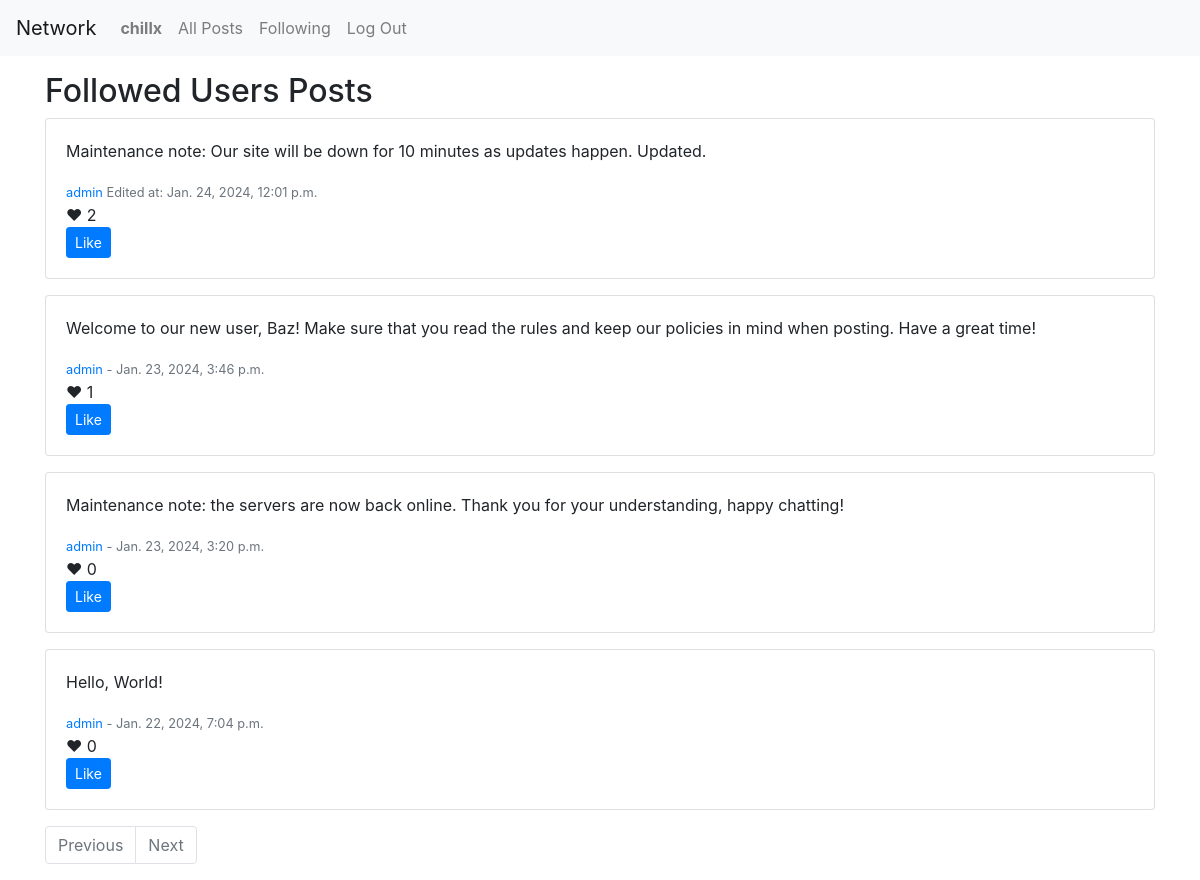
Page /following (signed in) on the committed database.
### network/models.py (models this page shows, shortened)
class User(AbstractUser):
    def __str__(self):
        return self.username

class Post(models.Model):
    content = models.TextField()
    created_at = models.DateTimeField(auto_now_add=True)
    last_updated = models.DateTimeField(null=True, blank=True)
    user = models.ForeignKey(User, on_delete=models.CASCADE, related_name='posts')
    likes = models.ManyToManyField(User, related_name='liked_posts', blank=True)

### network/views.py (the view)
# urls.py: path("following", views.following, name="following"),
@login_required
def following(request):
    following_users = Follow.objects.filter(follower=request.user).values('following')
    posts = Post.objects.filter(user__in=following_users).order_by('-created_at')
    p = Paginator(posts, 10)
    page_number = request.GET.get('page', 1)
    pagecontent = p.get_page(page_number)
    return render(request, 'network/following.html', {"pagecontent": pagecontent})

### network/templates/network/following.html
{% extends "network/layout.html" %}
{% block body %}
    <div class="container mt-3">
        <h2>Followed Users Posts</h2>
        {% include "network/post_display.html" %}
    </div>
{% endblock %}

### network/templates/network/layout.html (shortened to what this page needs)
{% load static %}
<!DOCTYPE html>
<html lang="en">
    <head>
        <link rel="stylesheet" href="https://stackpath.bootstrapcdn.com/bootstrap/4.4.1/css/bootstrap.min.css">
        <link href="{% static 'network/styles.css' %}" rel="stylesheet">
    </head>
    <body>
        <nav class="navbar navbar-expand-lg navbar-light bg-light">
            <a class="navbar-brand" href="#">Network</a>
            <div>
              <ul class="navbar-nav mr-auto">
                {% if user.is_authenticated %}
                    <li class="nav-item">
                        <a class="nav-link" href="#"><strong>{{ user.username }}</strong></a>
                    </li>
                {% endif %}
                <li class="nav-item">
                  <a class="nav-link" href="{% url 'index' %}">All Posts</a>
                </li>
                {% if user.is_authenticated %}
                    <li class="nav-item">
                        <a class="nav-link" href="{% url 'following' %}">Following</a>
                    </li>
                    <li class="nav-item">
                        <a class="nav-link" href="{% url 'logout' %}">Log Out</a>
                    </li>
                {% endif %}
              </ul>
            </div>
          </nav>
        <div class="body">
            {% block body %}
            {% endblock %}
        </div>
    </body>
    {%if pagecontent %}
        <div class="paginator container mt-3">
            <nav aria-label="Page navigation">
                <ul class="pagination">
                    {% if pagecontent.has_previous %}
                        <li class="page-item">
                            <a class="page-link" href="?page={{ pagecontent.previous_page_number }}">Previous</a>
                        </li>
                    {% else %}
                        <li class="page-item disabled">
                            <span class="page-link" aria-disabled="true">Previous</span>
                        </li>
                    {% endif %}
                    {% if pagecontent.has_next %}
                        <li class="page-item">
                            <a class="page-link" href="?page={{ pagecontent.next_page_number }}">Next</a>
                        </li>
                    {% else %}
                        <li class="page-item disabled">
                            <span class="page-link" aria-disabled="true">Next</span>
                        </li>
                    {% endif %}
                </ul>
              </nav>
        </div>
        {% endif %}
</html>

### network/templates/network/post_display.html (shortened to what this page needs)
{% for post in pagecontent %}
<div class="card mb-3">
    <div class="card-body">
        <p class="content card-text" id="post-{{post.id}}">{{ post.content }}</p>
        <small class="text-muted"><a href="{% url 'user_details' username=post.user.username %}">{{ post.user.username }}</a>
        <span  id="history-{{post.id}}">
            {% if not post.last_updated %}
                - {{ post.created_at }}
            {% else %}
                Edited at: {{ post.last_updated }}
            {% endif %}
        </span>
        </small>
        <div class="likes-section">
            <span class="heart-icon">&#10084;
            <span class="like-count" id="like-count-{{post.id}}">{{ post.likes.count }}</span></span>
            <br>
            {% if user.is_authenticated %}
                {%if user not in post.likes.all %}
                    <button class="btn btn-primary btn-sm" id="like-{{post.id}}" onclick="toggleLike({{ post.id }}, '{{ request.user.username }}')">Like</button>
                {% else %}
                    <button class="btn btn-primary btn-sm" id="unlike-{{post.id}}" onclick="toggleLike({{ post.id }}, '{{ request.user.username }}')">Unlike</button>
                {% endif %}
            {% endif %}
        </div>
    </div>
</div>
{% endfor %}

### rows in the picture
User: username "chillx"
Post: content "Maintenance note: Our site will be down for 10 minutes as updates happen. Updated.", user.username "admin", last_updated "Jan. 24, 2024, 12:01 p.m.", likes.count "2"
Post: content "Welcome to our new user, Baz! Make sure that you read the rules and keep our policies in mind when posting. Have a great time!", user.username "admin", created_at "Jan. 23, 2024, 3:46 p.m.", likes.count "1"
Post: content "Maintenance note: the servers are now back online. Thank you for your understanding, happy chatting!", user.username "admin", created_at "Jan. 23, 2024, 3:20 p.m.", likes.count "0"
Post: content "Hello, World!", user.username "admin", created_at "Jan. 22, 2024, 7:04 p.m.", likes.count "0"
